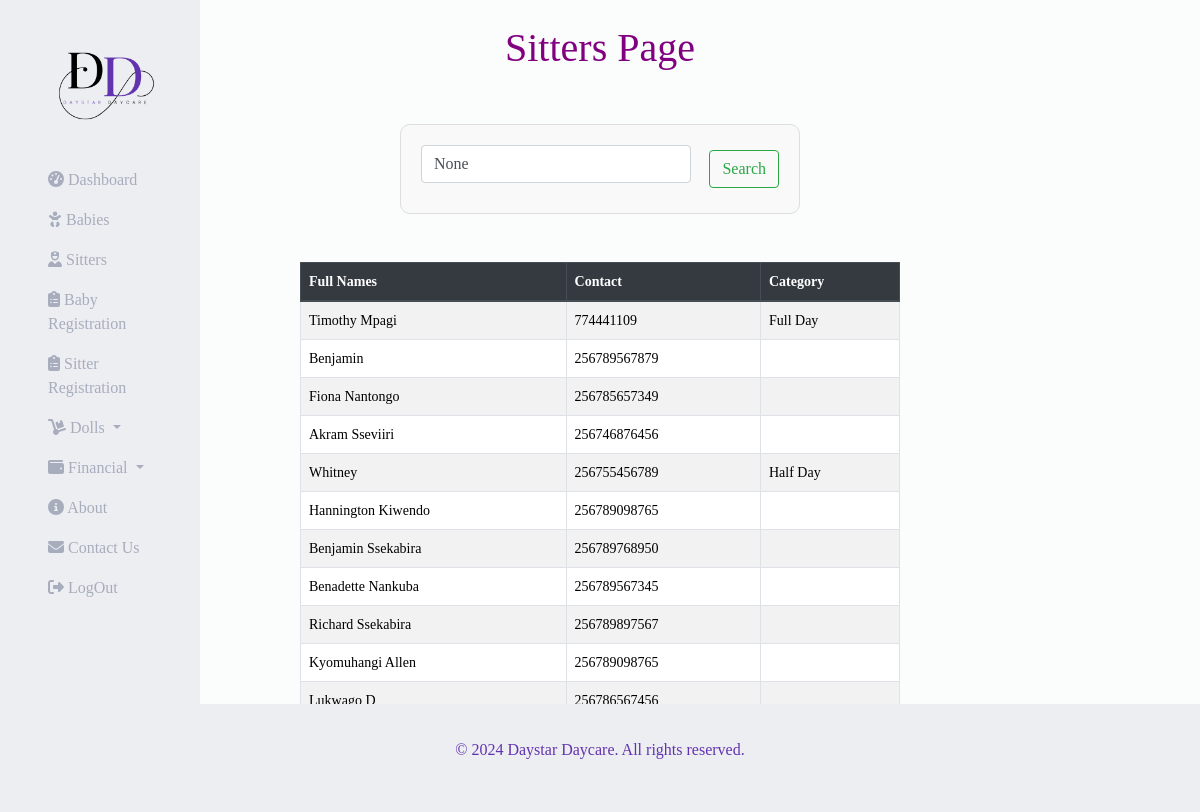
The page /sitters/ on the database its author committed.
### daystarApp/models.py (models this page shows, shortened)
class Sitter(models.Model):
    name = models.CharField(max_length=100, null=True, blank=True)
    date_of_birth = models.DateTimeField(null=True, blank=True)
    contact = models.IntegerField(null=True, blank=True)
    location = models.CharField(max_length=100, choices=(('Kabalagala','Kabalagala'), ('','')))
    next_of_kin = models.CharField(max_length=100,)
    contact = models.IntegerField(null=True, blank=True)
    nin = models.CharField(max_length=14)
    recommender_name = models.CharField(max_length=100)
    level_of_education = models.CharField(max_length=100, choices=(("Degree","Degree"), ("Diploma","Diploma"), ("UACE","UACE"), ("UCE","UCE")))
    sitter_number = models.IntegerField()
    category = models.CharField(max_length=8, choices=(("Full Day","Full Day"), ("Half Day","Half Day")))
    timeIn = models.DateField(null=True, blank=True)
    timeOut = models.DateField(null=True, blank=True)

### daystarApp/views.py (the view)
# urls.py: path('sitters/', views.sitters, name='sitters'),
def sitters(request):
    sitters = Sitter.objects.all()
    query = request.GET.get('query')
    results = []
    if query:
        results = Sitter.objects.filter(name__icontains=query)
    return render(request, 'daystarApp/sitters.html', {'sitters': sitters, 'results': results, 'query': query})

### daystarApp/templates/daystarApp/sitters.html (shortened to what this page needs)
{% extends 'base.html' %}
{% block content %}
  <center>
    <br>
    <h1 style="color: purple;">
        Sitters Page
      </h1>
      <br>
      <div class="search-container">
        <form class="form-inline my-2 my-lg-0" method="get" action="{% url 'sitters' %}">
           <input class="form-control mr-sm-2" type="text" placeholder="Search" value="{{ query }}" name="query">
            <button class="btn btn-outline-success my-2 my-sm-0" type="submit">Search</button>
        </form>
    </div>
      <br> <br>
      <div class="table-container">
    <table class="table mytable table-striped table-hover">
        <thead class="thead-dark">
            <tr>
                <th scope="col">Full Names</th>
                <th scope="col">Contact</th>
                <th scope="col">Category</th>
            </tr>
        </thead>
        <tbody>
            {% for sitter in sitters %}
            <tr onclick="window.location='{% url 'result_detail' sitter.id %}';" style="cursor: pointer;">
                <td><a style="text-decoration: none; color:
                    rgb(0, 0, 0) !important;" href="{% url 'result_detail' sitter.id %}">{{ sitter.name }}</a></td>
                <td>{{ sitter.contact }}</td>
                <td>{{ sitter.category }}</td>
            </tr>
            {% endfor %}
        </tbody>
    </table>
</div>
  </center>
{% endblock %}

### daystarApp/static/css/navbar.css (style rules this page uses)
* { list-style-type: none; margin: 0; padding: 0; }
body { background-color: #edeef22b !important; color: white !important; font-family: Netflix Sans !important; }

### daystarApp/templates/daystarApp/sitters.html (style rules this page uses)
.search-container { max-width: 400px; width: 100%; padding: 20px; border: 1px solid #ddd; border-radius: 10px; background-color: #f9f9f9; margin-top: 20px; }
.form-inline { display: flex; align-items: center; }
.form-inline .form-control { flex: 1; max-width: 300px; margin-bottom: 10px; }
.form-inline .btn { max-width: 150px; margin-left: 10px; }
.table-container { margin: 0 auto; max-width: 600px; }
.mytable { width: 100%; border-collapse: collapse; }
.mytable th, .mytable td { padding: 8px; text-align: left; font-size: 14px; }
.mytable th { background-color: #343a40; color: #ffffff; }
.mytable tbody tr { background-color: #f8f9fa; }
.mytable tbody tr:nth-child(even) { background-color: #e9ecef; }
.mytable th, .mytable td { border: 1px solid #dee2e6; }

### rows shown on the page
Sitter: name "Timothy Mpagi", contact "774441109", category "Full Day"
Sitter: name "Benjamin", contact "256789567879"
Sitter: name "Fiona Nantongo", contact "256785657349"
Sitter: name "Akram Sseviiri", contact "256746876456"
Sitter: name "Whitney", contact "256755456789", category "Half Day"
Sitter: name "Hannington Kiwendo", contact "256789098765"
Sitter: name "Benjamin Ssekabira", contact "256789768950"
Sitter: name "Benadette Nankuba", contact "256789567345"
Sitter: name "Richard Ssekabira", contact "256789897567"
Sitter: name "Kyomuhangi Allen", contact "256789098765"
Sitter: name "Lukwago D", contact "256786567456"
